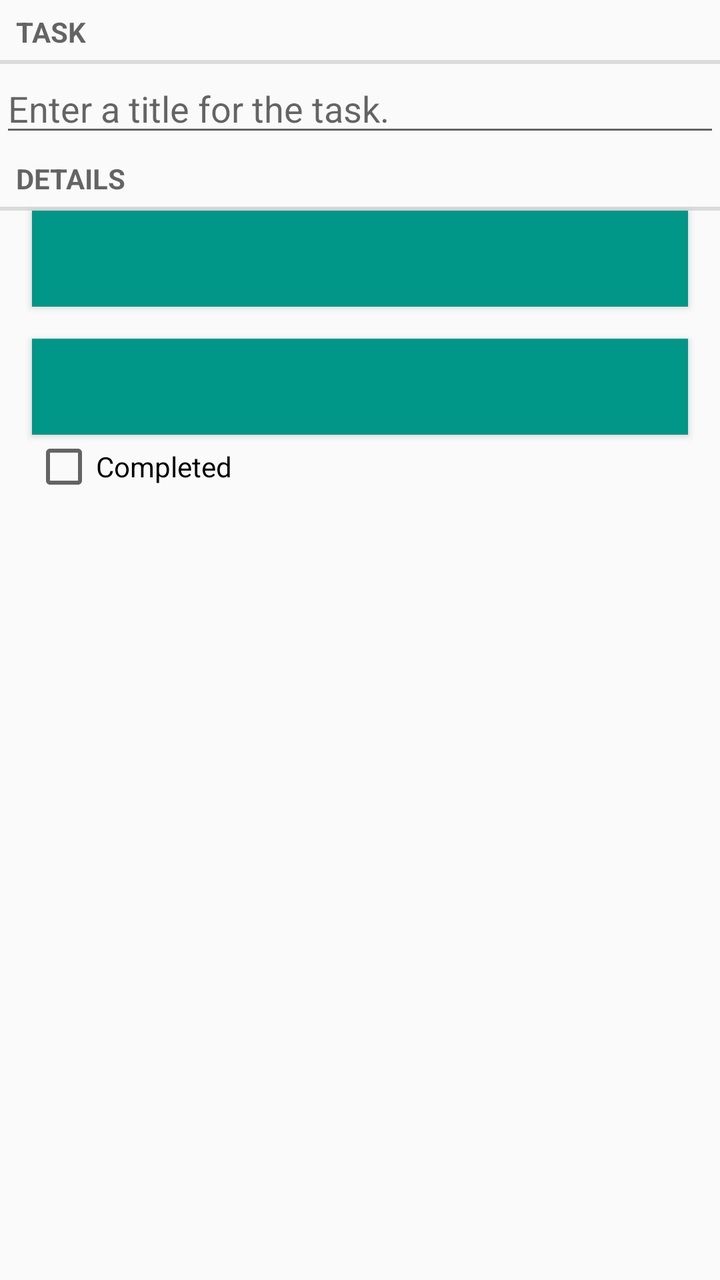
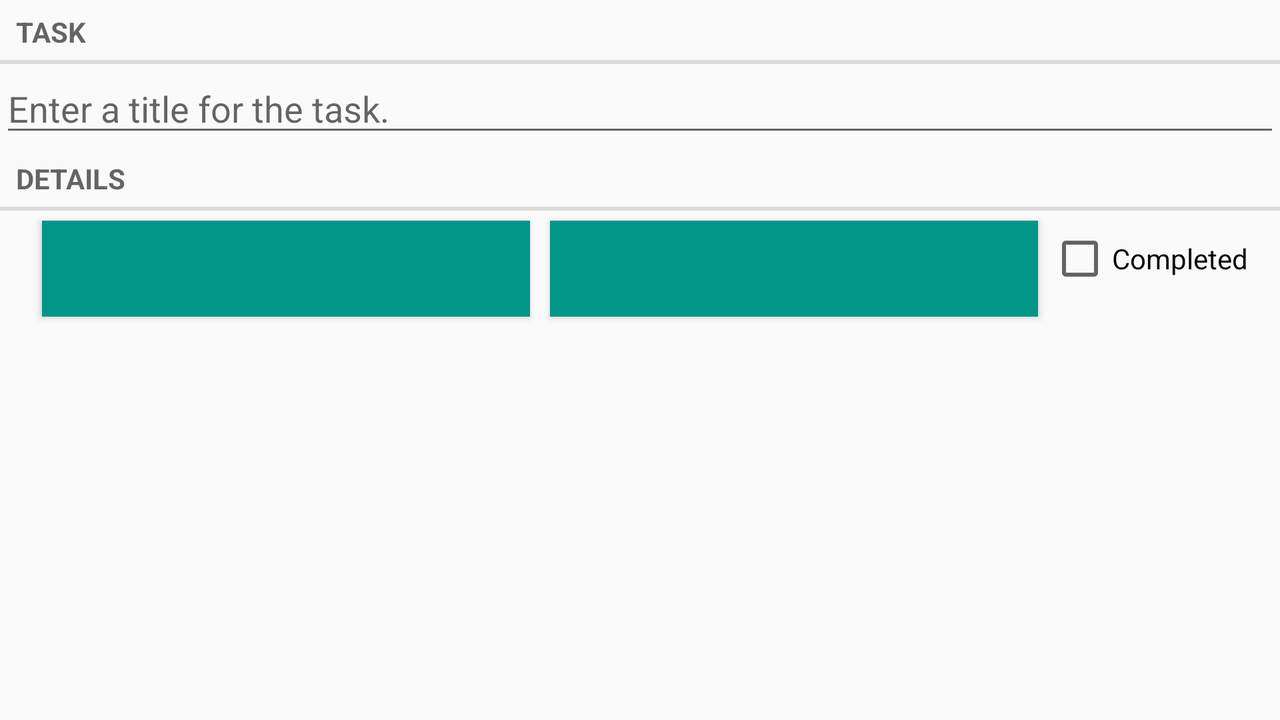

One screen, two layout resources from the same app: the default and the repository's alternative for another configuration. Each is rendered where Android would select it; the XML of both is given below.
<!-- AndroidManifest.xml: application theme AppTheme -->
<!-- res/layout/fragment_task.xml -->
<?xml version="1.0" encoding="utf-8"?>
<LinearLayout
    xmlns:android="http://schemas.android.com/apk/res/android"
    android:orientation="vertical"
    android:layout_width="match_parent"
    android:layout_height="match_parent">

    <TextView
        android:layout_width="match_parent"
        android:layout_height="wrap_content"
        android:text="@string/task_title_label"
        style="?android:listSeparatorTextViewStyle"/>
    <EditText
        android:id="@+id/task_title"
        android:layout_width="match_parent"
        android:layout_height="wrap_content"
        android:hint="@string/task_title_hint"/>
    <TextView
        android:layout_width="match_parent"
        android:layout_height="wrap_content"
        android:text="@string/task_details_label"
        style="?android:listSeparatorTextViewStyle"/>
    <Button android:id="@+id/deadline_date"
            android:layout_width="match_parent"
            android:layout_height="wrap_content"
            android:layout_marginLeft="16dp"
            android:layout_marginRight="16dp"
            style="@style/TaskListButton"/>
    <Button android:id="@+id/deadline_time"
            android:layout_width="match_parent"
            android:layout_height="wrap_content"
            android:layout_marginLeft="16dp"
            android:layout_marginRight="16dp"
            android:layout_marginTop="16dp"
            android:onClick="showTimePickerDialog"
            style="@style/TaskListButton"/>
    <CheckBox android:id="@+id/task_completed"
              android:layout_width="match_parent"
              android:layout_height="wrap_content"
              android:layout_marginLeft="16dp"
              android:layout_marginRight="16dp"
              android:text="@string/task_completed_label"/>

</LinearLayout>
<!-- resources referenced by this layout -->
<resources>
  <string name="task_completed_label">Completed</string>
  <string name="task_details_label">Details</string>
  <string name="task_title_hint">Enter a title for the task.</string>
  <string name="task_title_label">Task</string>
  <style name="TaskListButton">
          <item name="android:background">@color/colorButtonBackground</item>
          <item name="android:textColor">@color/colorButtonText</item>
      </style>
  <style name="AppTheme" parent="Theme.AppCompat.Light.DarkActionBar">
      </style>
  <color name="colorButtonBackground">#009688</color>
  <color name="colorButtonText">#FFFFFF</color>
</resources>
<!-- res/layout-land/fragment_task.xml (the repository's variant of the layout above) -->
<!-- drawn on the phone turned sideways -->
<?xml version="1.0" encoding="utf-8"?>
<LinearLayout
    xmlns:android="http://schemas.android.com/apk/res/android"
    android:orientation="vertical"
    android:layout_width="match_parent"
    android:layout_height="match_parent">

    <TextView
        android:layout_width="match_parent"
        android:layout_height="wrap_content"
        android:text="@string/task_title_label"
        style="?android:listSeparatorTextViewStyle"/>
    <EditText
        android:id="@+id/task_title"
        android:layout_width="match_parent"
        android:layout_height="wrap_content"
        android:hint="@string/task_title_hint"/>
    <TextView
        android:layout_width="match_parent"
        android:layout_height="wrap_content"
        android:text="@string/task_details_label"
        style="?android:listSeparatorTextViewStyle"/>

    <LinearLayout
        android:layout_width="match_parent"
        android:layout_height="wrap_content"
        android:orientation="horizontal"
        android:layout_marginLeft="16dp"
        android:layout_marginRight="16dp">

        <Button android:id="@+id/deadline_date"
                android:layout_width="wrap_content"
                android:layout_height="wrap_content"
                android:layout_weight="1"
                style="@style/TaskListButton"
                android:layout_margin="5dp"/>
        <Button android:id="@+id/deadline_time"
                android:layout_width="wrap_content"
                android:layout_height="wrap_content"
                android:layout_weight="1"
                style="@style/TaskListButton"
                android:layout_margin="5dp"/>

        <CheckBox android:id="@+id/task_completed"
                  android:layout_width="wrap_content"
                  android:layout_height="wrap_content"
                  android:text="@string/task_completed_label"/>
    </LinearLayout>

    <LinearLayout
        android:layout_width="match_parent"
        android:layout_height="wrap_content"
        android:layout_marginLeft="16dp"
        android:layout_marginRight="16dp"
        android:orientation="horizontal">

    </LinearLayout>

</LinearLayout>
